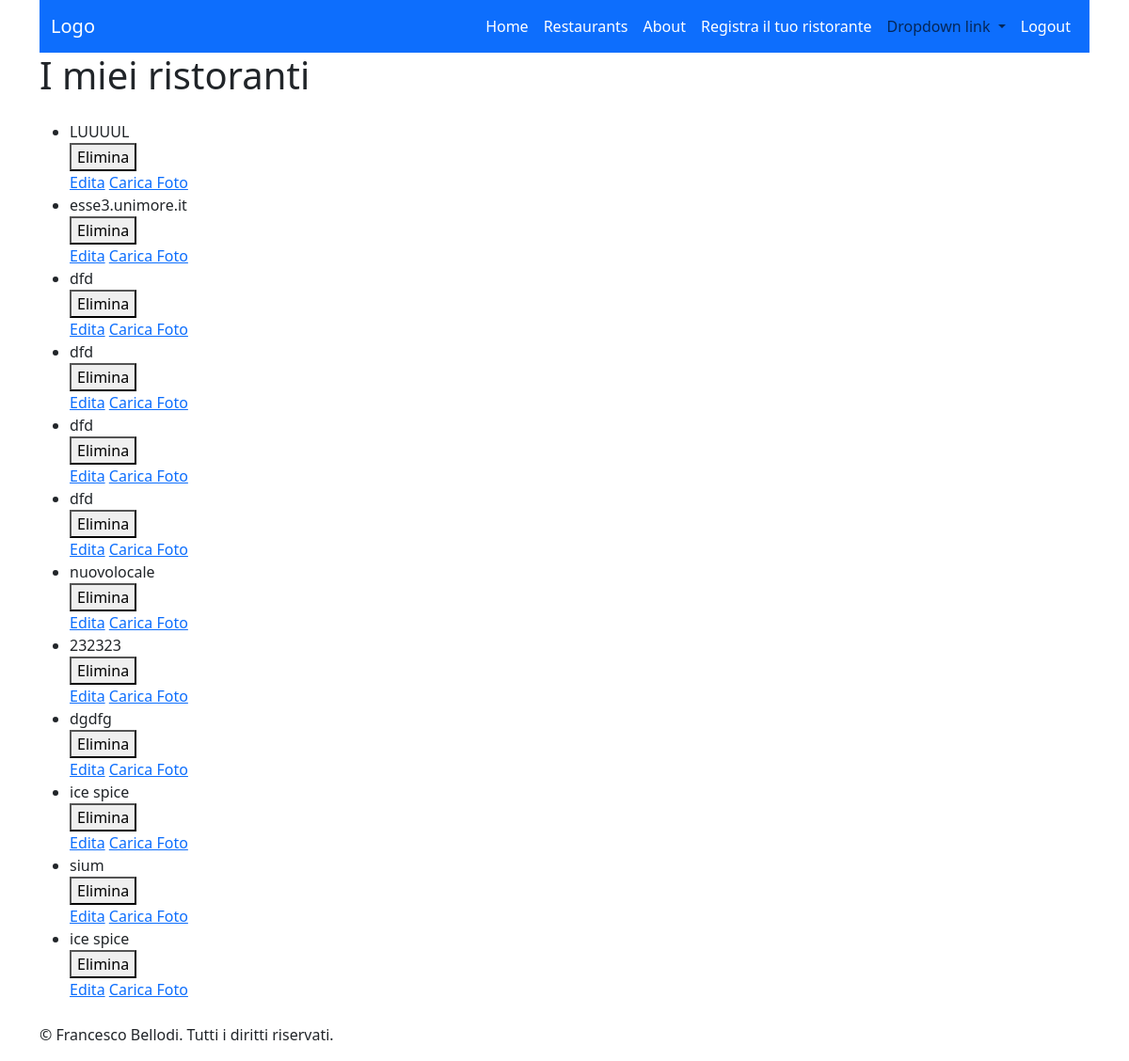
Before: /restaurants/own-restaurants/ (signed in) with the older database file.
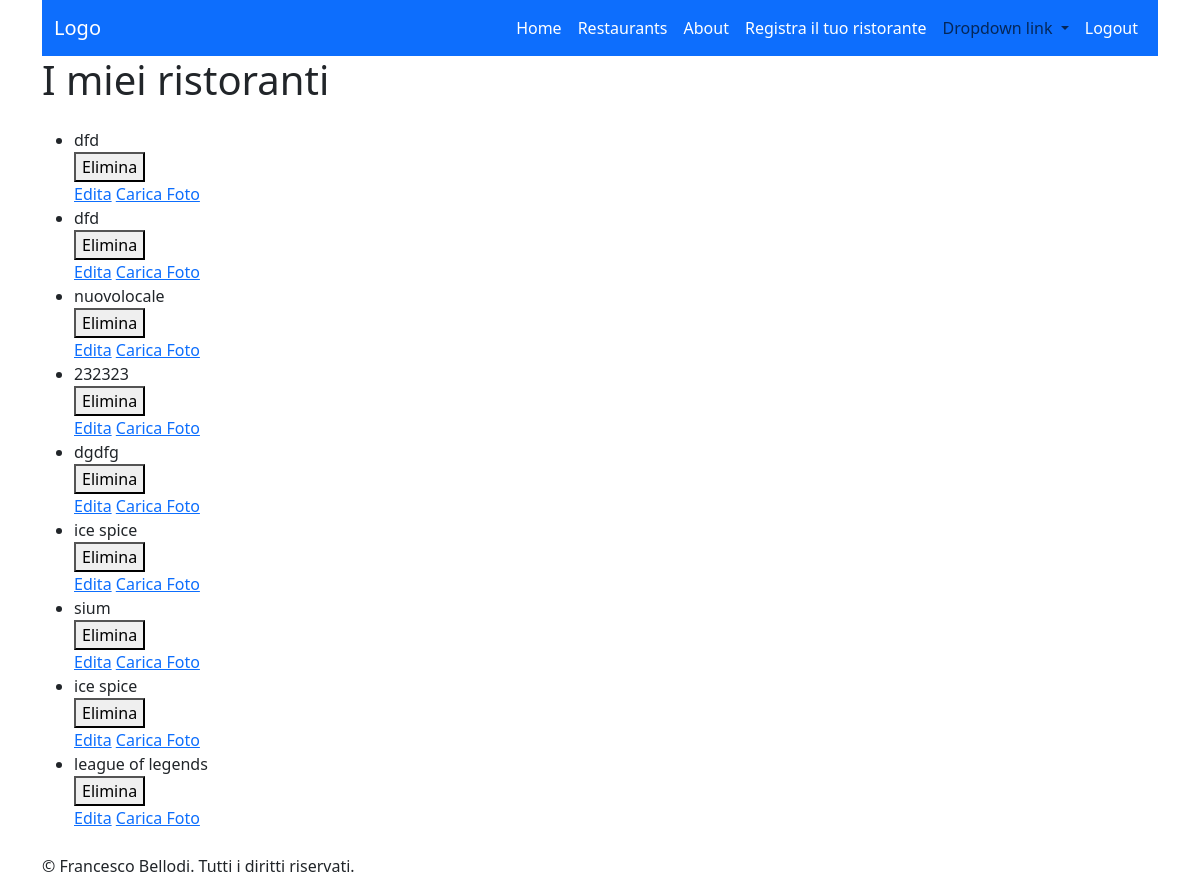
After: the same page with the newer database file.
### restaurantsApp/models.py (models this page shows, shortened)
class Restaurant(models.Model):
    restaurantID = models.IntegerField(primary_key=True)
    owner = models.ForeignKey(settings.AUTH_USER_MODEL, on_delete=models.CASCADE)
    name = models.CharField(max_length=100)
    address = models.CharField(max_length=200)
    phone_number = PhoneNumberField()
    cuisine_type = models.CharField(max_length=200)
    meal_type = models.CharField(max_length=200)
    max_booking = models.IntegerField(default=100)
    average_rating = models.FloatField(default=0, null=True)
    def __str__(self):
        return self.name

### restaurantsApp/views.py (the view)
# urls.py: path("own-restaurants/", RestaurantOwnerListView.as_view(), name='user_restaurants'),
class RestaurantOwnerListView(LoginRequiredMixin, ListView):
    model = Restaurant
    template_name = 'restaurantsApp/user_restaurants.html'  # Specifica il percorso al tuo template
    context_object_name = 'objects'  # Nome del contesto da utilizzare nel template
    def get_context_data(self, *, object_list=None, **kwargs):
        context = super().get_context_data(**kwargs)
        context["obj_delete"] = 'restaurant_delete'
        context["title_page"] = 'I miei ristoranti'
        context["obj_name"] = 'Ristoranti'
        context["obj_update"] = 'restaurant_update'
        return context
    def get_queryset(self):
        user = self.request.user
        return Restaurant.objects.filter(owner=user)

### mixins/user_mixins.py (called while the page is built)
    def test_func(self):
        return self.request.user.is_authenticated

### restaurantsApp/templates/restaurantsApp/user_restaurants.html
{% extends 'user-object-list.html' %}
{% block modify %}
  <a href="{% url 'restaurant_update' obj.pk %}">Edita</a>
  <a href="{% url 'photo_create' obj.pk %}">Carica Foto</a>
{% endblock %}

### templates/user-object-list.html (shortened to what this page needs)
{% extends "base.html" %}
{% block header %}{{ title_page }}{% endblock%}
{% block content %}
  <ul>
  {% for obj in objects %}
    <li>
      {{ obj }}
      <form action="{% url obj_delete obj.pk %}" method="post">
        <button type="submit" onclick="return confirm('Sicuro di voler eliminare?')">Elimina</button>
      </form>
      {% block modify %}{% endblock%}
    </li>
  {% empty %}
    <p>{{ obj_name }} non presenti</p>
  {% endfor %}
  </ul>
{% endblock %}

Changed rows visible on the page:
removed Restaurant: name "LUUUUL"
removed Restaurant: name "esse3.unimore.it"
removed Restaurant: name "dfd"
removed Restaurant: name "dfd"
added Restaurant: name "league of legends"
